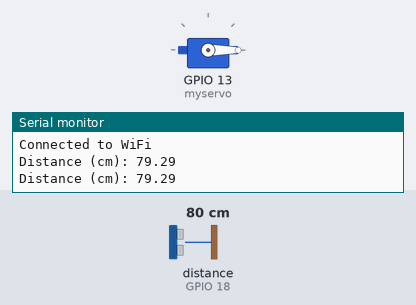
Bench run of a sketch on a simulated ESP32. On the bench: servo, the last lines printed to the serial monitor. Wiring (inferred from the names in the program): ultrasonic range finder: trigger GPIO 5; echo GPIO 18. The test bench sets the inputs (shaded band); at power-on: distance to the obstacle (sensor on GPIO 18) 80 cm. The echo pulse lasts 58.3 µs per cm; WiFi joins after 1.5 s; servers stay silent unless stated.

Above: at 4.5 s.
4.6 s: distance to the obstacle (sensor on GPIO 18) set to 9 cm
6.5 s: distance to the obstacle (sensor on GPIO 18) set to 6 cm
At 7.84 s:
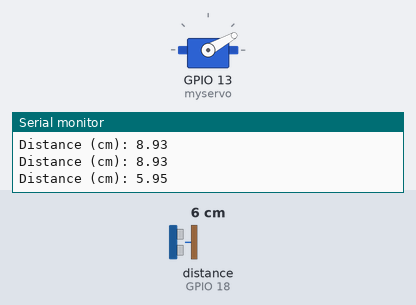
At 9.1 s:
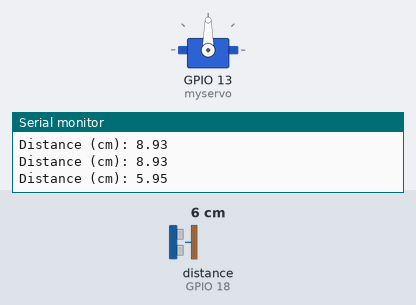
Timing chart, 0 to 10.6 s (numbered marks = the images above; inputs shaded):
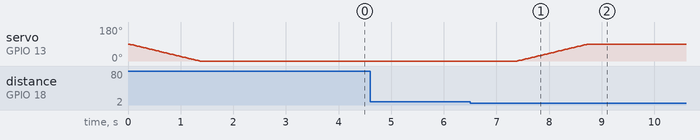

Measured:
- the behaviour switches between 8 and 7 cm on distance to the obstacle (sensor on GPIO 18) (found by bisection; images 0 and 1)
- after the input at 6.5 s, servo on GPIO 13 (myservo): moves from 0° to 90° over 1.4 s, starting after 0.90 s

The sketch:

DOITESP32.ino
```cpp
#include <WiFi.h>
#include <ESPAsyncWebServer.h>
#include <Servo.h>

const char* ssid = "CyanFlare";
const char* password = "op09lop11";

AsyncWebServer server(80);
Servo myservo;

int gateStatus = 0; // 0 for closed, 1 for open
int servoPos = 0;

const int trigPin = 5; // Ultrasonic sensor
const int echoPin = 18;
const float SOUND_SPEED = 0.034;
const float CM_TO_INCH = 0.393701;

void setup() {
  Serial.begin(115200);
  pinMode(trigPin, OUTPUT);
  pinMode(echoPin, INPUT);

  myservo.attach(13);
  servoClose();

  WiFi.begin(ssid, password);

  while (WiFi.status() != WL_CONNECTED) {
    delay(1000);
    Serial.println("Connecting to WiFi...");
  }

  Serial.println("Connected to WiFi");

  server.on("/", HTTP_GET, [](AsyncWebServerRequest *request) {
    if (gateStatus == 0) {
      request->send(200, "text/plain", "0");
    } else {
      request->send(200, "text/plain", "1");
    }
  });
  server.begin();
}

void loop() {
  // No need for server.handleClient() in the loop with AsyncWebServer.
  // Instead, the server handles requests asynchronously.

  float distanceCm = measureDistance(trigPin, echoPin);

  Serial.print("Distance (cm): ");
  Serial.println(distanceCm);

  if (distanceCm <= 7) {
    if (gateStatus == 0) {
      servoOpen();
      gateStatus = 1;
    }
  } else {
    if (gateStatus == 1) {
      delay(500);
      servoClose();
      gateStatus = 0;
    }
  }
  delay(1000);
}

float measureDistance(int trigPin, int echoPin) {
  digitalWrite(trigPin, LOW);
  delayMicroseconds(2);
  digitalWrite(trigPin, HIGH);
  delayMicroseconds(10);
  digitalWrite(trigPin, LOW);

  long duration = pulseIn(echoPin, HIGH);
  return duration * SOUND_SPEED / 2;
}

void servoOpen() {
  for (servoPos = 0; servoPos <= 90; servoPos += 1) {
    myservo.write(servoPos);
    delay(15);
  }
}

void servoClose() {
  for (servoPos = 90; servoPos >= 0; servoPos -= 1) {
    myservo.write(servoPos);
    delay(15);
  }
}
```
